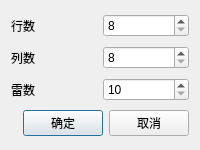
<?xml version="1.0" encoding="UTF-8"?>
<ui version="4.0">
 <class>DialogDifficulty</class>
 <widget class="QDialog" name="DialogDifficulty">
  <property name="geometry">
   <rect>
    <x>0</x>
    <y>0</y>
    <width>200</width>
    <height>150</height>
   </rect>
  </property>
  <property name="windowTitle">
   <string>Dialog</string>
  </property>
  <layout class="QVBoxLayout" name="verticalLayout">
   <item>
    <layout class="QHBoxLayout" name="horizontalLayout">
     <item>
      <widget class="QLabel" name="label_row">
       <property name="text">
        <string>行数</string>
       </property>
       <property name="buddy">
        <cstring>spinBoxRow</cstring>
       </property>
      </widget>
     </item>
     <item>
      <widget class="QSpinBox" name="spinBoxRow">
       <property name="minimum">
        <number>8</number>
       </property>
       <property name="maximum">
        <number>24</number>
       </property>
      </widget>
     </item>
    </layout>
   </item>
   <item>
    <layout class="QHBoxLayout" name="horizontalLayout_2">
     <item>
      <widget class="QLabel" name="label_column">
       <property name="text">
        <string>列数</string>
       </property>
       <property name="buddy">
        <cstring>spinBoxColumn</cstring>
       </property>
      </widget>
     </item>
     <item>
      <widget class="QSpinBox" name="spinBoxColumn">
       <property name="minimum">
        <number>8</number>
       </property>
       <property name="maximum">
        <number>30</number>
       </property>
      </widget>
     </item>
    </layout>
   </item>
   <item>
    <layout class="QHBoxLayout" name="horizontalLayout_3">
     <item>
      <widget class="QLabel" name="label_mine">
       <property name="text">
        <string>雷数</string>
       </property>
       <property name="buddy">
        <cstring>spinBoxMine</cstring>
       </property>
      </widget>
     </item>
     <item>
      <widget class="QSpinBox" name="spinBoxMine">
       <property name="minimum">
        <number>10</number>
       </property>
      </widget>
     </item>
    </layout>
   </item>
   <item>
    <layout class="QHBoxLayout" name="horizontalLayout_4">
     <item>
      <spacer name="horizontalSpacer">
       <property name="orientation">
        <enum>Qt::Horizontal</enum>
       </property>
       <property name="sizeHint" stdset="0">
        <size>
         <width>40</width>
         <height>20</height>
        </size>
       </property>
      </spacer>
     </item>
     <item>
      <widget class="QPushButton" name="pushButtonOK">
       <property name="text">
        <string>确定</string>
       </property>
      </widget>
     </item>
     <item>
      <widget class="QPushButton" name="pushButtonCancel">
       <property name="text">
        <string>取消</string>
       </property>
      </widget>
     </item>
    </layout>
   </item>
  </layout>
 </widget>
 <tabstops>
  <tabstop>spinBoxRow</tabstop>
  <tabstop>spinBoxColumn</tabstop>
  <tabstop>spinBoxMine</tabstop>
  <tabstop>pushButtonOK</tabstop>
  <tabstop>pushButtonCancel</tabstop>
 </tabstops>
 <resources/>
 <connections>
  <connection>
   <sender>pushButtonOK</sender>
   <signal>clicked()</signal>
   <receiver>DialogDifficulty</receiver>
   <slot>accept()</slot>
   <hints>
    <hint type="sourcelabel">
     <x>68</x>
     <y>127</y>
    </hint>
    <hint type="destinationlabel">
     <x>99</x>
     <y>74</y>
    </hint>
   </hints>
  </connection>
  <connection>
   <sender>pushButtonCancel</sender>
   <signal>clicked()</signal>
   <receiver>DialogDifficulty</receiver>
   <slot>reject()</slot>
   <hints>
    <hint type="sourcelabel">
     <x>152</x>
     <y>127</y>
    </hint>
    <hint type="destinationlabel">
     <x>99</x>
     <y>74</y>
    </hint>
   </hints>
  </connection>
 </connections>
</ui>
